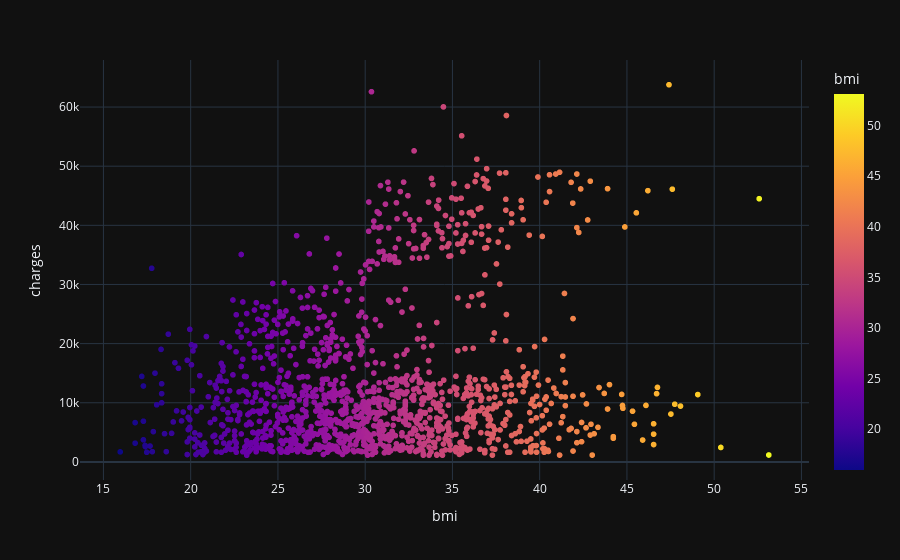

This figure's notebook cell:
### Code cell
px.scatter(x = 'bmi', y = 'charges', color = 'bmi', data_frame = df, template = 'plotly_dark')

### Figure 1 — Plotly figure (JSON) as saved in the notebook; plotly's stock layout.template omitted (floating-point values rounded to 4 significant figures; data arrays with more than 128 entries replaced by an {"elided": "..."} marker saying what was removed)
{"data": [{"hovertemplate": "bmi=%{marker.color}<br>charges=%{y}<extra></extra>", "legendgroup": "", "marker": {"color": {"elided": "1338 float values"}, "coloraxis": "coloraxis", "symbol": "circle"}, "mode": "markers", "name": "", "showlegend": false, "type": "scattergl", "x": {"elided": "1338 float values"}, "xaxis": "x", "y": {"elided": "1338 float values"}, "yaxis": "y"}], "layout": {"coloraxis": {"colorbar": {"title": {"text": "bmi"}}, "colorscale": [[0, "#0d0887"], [0.1111, "#46039f"], [0.2222, "#7201a8"], [0.3333, "#9c179e"], [0.4444, "#bd3786"], [0.5556, "#d8576b"], [0.6667, "#ed7953"], [0.7778, "#fb9f3a"], [0.8889, "#fdca26"], [1, "#f0f921"]]}, "legend": {"tracegroupgap": 0}, "margin": {"t": 60}, "xaxis": {"anchor": "y", "domain": [0, 1], "title": {"text": "bmi"}}, "yaxis": {"anchor": "x", "domain": [0, 1], "title": {"text": "charges"}}}}
